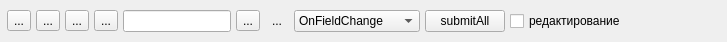
<?xml version="1.0" encoding="UTF-8"?>
<ui version="4.0">
 <class>BtnToolBox</class>
 <widget class="QWidget" name="BtnToolBox">
  <property name="geometry">
   <rect>
    <x>0</x>
    <y>0</y>
    <width>727</width>
    <height>42</height>
   </rect>
  </property>
  <property name="windowTitle">
   <string>Form</string>
  </property>
  <layout class="QHBoxLayout" name="horizontalLayout_2">
   <property name="spacing">
    <number>2</number>
   </property>
   <property name="margin">
    <number>2</number>
   </property>
   <item>
    <layout class="QHBoxLayout" name="horizontalLayout">
     <property name="spacing">
      <number>5</number>
     </property>
     <property name="sizeConstraint">
      <enum>QLayout::SetMinimumSize</enum>
     </property>
     <property name="margin">
      <number>5</number>
     </property>
     <item>
      <widget class="QToolButton" name="btn_insert">
       <property name="toolTip">
        <string>&lt;!DOCTYPE HTML PUBLIC &quot;-//W3C//DTD HTML 4.0//EN&quot; &quot;http://www.w3.org/TR/REC-html40/strict.dtd&quot;&gt;
&lt;html&gt;&lt;head&gt;&lt;meta name=&quot;qrichtext&quot; content=&quot;1&quot; /&gt;&lt;style type=&quot;text/css&quot;&gt;
p, li { white-space: pre-wrap; }
&lt;/style&gt;&lt;/head&gt;&lt;body style=&quot; font-family:'MS Shell Dlg 2'; font-size:7.5pt; font-weight:400; font-style:normal;&quot;&gt;
&lt;p style=&quot; margin-top:0px; margin-bottom:0px; margin-left:0px; margin-right:0px; -qt-block-indent:0; text-indent:0px;&quot;&gt;&lt;span style=&quot; font-size:10pt; color:#00aa00;&quot;&gt;добавить строку [INS]&lt;/span&gt;&lt;/p&gt;&lt;/body&gt;&lt;/html&gt;</string>
       </property>
       <property name="text">
        <string>...</string>
       </property>
       <property name="icon">
        <iconset resource="rrr.qrc">
         <normaloff>:/icon/img/btn-db/insert-100x100.png</normaloff>:/icon/img/btn-db/insert-100x100.png</iconset>
       </property>
       <property name="autoRaise">
        <bool>false</bool>
       </property>
      </widget>
     </item>
     <item>
      <widget class="QToolButton" name="btn_copy">
       <property name="toolTip">
        <string>&lt;!DOCTYPE HTML PUBLIC &quot;-//W3C//DTD HTML 4.0//EN&quot; &quot;http://www.w3.org/TR/REC-html40/strict.dtd&quot;&gt;
&lt;html&gt;&lt;head&gt;&lt;meta name=&quot;qrichtext&quot; content=&quot;1&quot; /&gt;&lt;style type=&quot;text/css&quot;&gt;
p, li { white-space: pre-wrap; }
&lt;/style&gt;&lt;/head&gt;&lt;body style=&quot; font-family:'MS Shell Dlg 2'; font-size:7.5pt; font-weight:400; font-style:normal;&quot;&gt;
&lt;p style=&quot; margin-top:0px; margin-bottom:0px; margin-left:0px; margin-right:0px; -qt-block-indent:0; text-indent:0px;&quot;&gt;&lt;span style=&quot; font-size:10pt; color:#ffaa00;&quot;&gt;копировать строку [F9]&lt;/span&gt;&lt;/p&gt;&lt;/body&gt;&lt;/html&gt;</string>
       </property>
       <property name="styleSheet">
        <string notr="true"/>
       </property>
       <property name="text">
        <string>...</string>
       </property>
       <property name="icon">
        <iconset resource="rrr.qrc">
         <normaloff>:/icon/img/btn-db/copy-100x100.png</normaloff>:/icon/img/btn-db/copy-100x100.png</iconset>
       </property>
       <property name="checkable">
        <bool>false</bool>
       </property>
       <property name="autoRepeatInterval">
        <number>100</number>
       </property>
      </widget>
     </item>
     <item>
      <widget class="QToolButton" name="btn_edit">
       <property name="toolTip">
        <string>&lt;!DOCTYPE HTML PUBLIC &quot;-//W3C//DTD HTML 4.0//EN&quot; &quot;http://www.w3.org/TR/REC-html40/strict.dtd&quot;&gt;
&lt;html&gt;&lt;head&gt;&lt;meta name=&quot;qrichtext&quot; content=&quot;1&quot; /&gt;&lt;style type=&quot;text/css&quot;&gt;
p, li { white-space: pre-wrap; }
&lt;/style&gt;&lt;/head&gt;&lt;body style=&quot; font-family:'MS Shell Dlg 2'; font-size:7.5pt; font-weight:400; font-style:normal;&quot;&gt;
&lt;p style=&quot; margin-top:0px; margin-bottom:0px; margin-left:0px; margin-right:0px; -qt-block-indent:0; text-indent:0px;&quot;&gt;&lt;span style=&quot; font-size:10pt; color:#0000ff;&quot;&gt;редактировать строку [F4]&lt;/span&gt;&lt;/p&gt;&lt;/body&gt;&lt;/html&gt;</string>
       </property>
       <property name="text">
        <string>...</string>
       </property>
       <property name="icon">
        <iconset resource="rrr.qrc">
         <normaloff>:/icon/img/btn-db/edit-100x100.png</normaloff>:/icon/img/btn-db/edit-100x100.png</iconset>
       </property>
      </widget>
     </item>
     <item>
      <widget class="QToolButton" name="btn_delete">
       <property name="toolTip">
        <string>&lt;!DOCTYPE HTML PUBLIC &quot;-//W3C//DTD HTML 4.0//EN&quot; &quot;http://www.w3.org/TR/REC-html40/strict.dtd&quot;&gt;
&lt;html&gt;&lt;head&gt;&lt;meta name=&quot;qrichtext&quot; content=&quot;1&quot; /&gt;&lt;style type=&quot;text/css&quot;&gt;
p, li { white-space: pre-wrap; }
&lt;/style&gt;&lt;/head&gt;&lt;body style=&quot; font-family:'MS Shell Dlg 2'; font-size:7.5pt; font-weight:400; font-style:normal;&quot;&gt;
&lt;p style=&quot; margin-top:0px; margin-bottom:0px; margin-left:0px; margin-right:0px; -qt-block-indent:0; text-indent:0px;&quot;&gt;&lt;span style=&quot; font-size:10pt; color:#ff0000;&quot;&gt;удалить строку [DEL]&lt;/span&gt;&lt;/p&gt;&lt;/body&gt;&lt;/html&gt;</string>
       </property>
       <property name="styleSheet">
        <string notr="true"/>
       </property>
       <property name="text">
        <string>...</string>
       </property>
       <property name="icon">
        <iconset resource="rrr.qrc">
         <normaloff>:/icon/img/btn-db/delete-100x100.png</normaloff>:/icon/img/btn-db/delete-100x100.png</iconset>
       </property>
       <property name="checkable">
        <bool>false</bool>
       </property>
       <property name="autoRepeatInterval">
        <number>100</number>
       </property>
      </widget>
     </item>
     <item>
      <widget class="QLineEdit" name="ledt_filter">
       <property name="toolTip">
        <string>&lt;!DOCTYPE HTML PUBLIC &quot;-//W3C//DTD HTML 4.0//EN&quot; &quot;http://www.w3.org/TR/REC-html40/strict.dtd&quot;&gt;
&lt;html&gt;&lt;head&gt;&lt;meta name=&quot;qrichtext&quot; content=&quot;1&quot; /&gt;&lt;style type=&quot;text/css&quot;&gt;
p, li { white-space: pre-wrap; }
&lt;/style&gt;&lt;/head&gt;&lt;body style=&quot; font-family:'MS Shell Dlg 2'; font-size:7.5pt; font-weight:400; font-style:normal;&quot;&gt;
&lt;p style=&quot; margin-top:0px; margin-bottom:0px; margin-left:0px; margin-right:0px; -qt-block-indent:0; text-indent:0px;&quot;&gt;&lt;span style=&quot; font-size:10pt; color:#3b3b3b;&quot;&gt;набираем символы и потом нажать [ENTER]&lt;/span&gt;&lt;/p&gt;&lt;/body&gt;&lt;/html&gt;</string>
       </property>
       <property name="placeholderText">
        <string comment="поиск" extracomment="поиск"/>
       </property>
      </widget>
     </item>
     <item>
      <widget class="QToolButton" name="btn_find">
       <property name="text">
        <string>...</string>
       </property>
       <property name="icon">
        <iconset resource="rrr.qrc">
         <normaloff>:/icon/img/btn-db/find-100x100.png</normaloff>:/icon/img/btn-db/find-100x100.png</iconset>
       </property>
      </widget>
     </item>
     <item>
      <widget class="QToolButton" name="btn_selectByValue">
       <property name="text">
        <string>...</string>
       </property>
       <property name="icon">
        <iconset resource="rrr.qrc">
         <normaloff>:/icon/img/btn-db/select-by-value-1-100x100.png</normaloff>
         <normalon>:/icon/img/btn-db/select-by-value-2-100x100.png</normalon>
         <disabledoff>:/icon/img/btn-db/select-by-value-2-100x100.png</disabledoff>
         <disabledon>:/icon/img/btn-db/select-by-value-1-100x100.png</disabledon>:/icon/img/btn-db/select-by-value-1-100x100.png</iconset>
       </property>
       <property name="popupMode">
        <enum>QToolButton::DelayedPopup</enum>
       </property>
       <property name="autoRaise">
        <bool>true</bool>
       </property>
       <property name="arrowType">
        <enum>Qt::NoArrow</enum>
       </property>
      </widget>
     </item>
     <item>
      <widget class="QComboBox" name="cmb_Strategy">
       <item>
        <property name="text">
         <string>OnFieldChange</string>
        </property>
       </item>
       <item>
        <property name="text">
         <string>OnRowChange</string>
        </property>
       </item>
       <item>
        <property name="text">
         <string>OnManulaSubmit</string>
        </property>
       </item>
      </widget>
     </item>
     <item>
      <widget class="QPushButton" name="btn_submitAll">
       <property name="text">
        <string>submitAll</string>
       </property>
      </widget>
     </item>
     <item>
      <widget class="QCheckBox" name="chk_editable">
       <property name="text">
        <string>редактирование</string>
       </property>
      </widget>
     </item>
     <item>
      <spacer name="horizontalSpacer">
       <property name="orientation">
        <enum>Qt::Horizontal</enum>
       </property>
       <property name="sizeHint" stdset="0">
        <size>
         <width>40</width>
         <height>20</height>
        </size>
       </property>
      </spacer>
     </item>
    </layout>
   </item>
  </layout>
 </widget>
 <resources>
  <include location="rrr.qrc"/>
 </resources>
 <connections/>
</ui>
